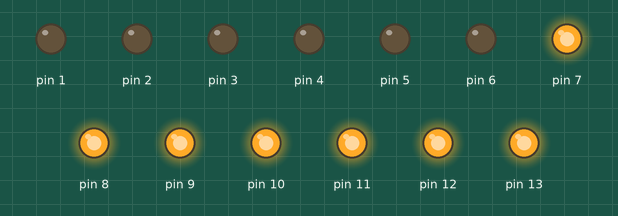
Simulated run of this sketch. Board: Arduino Uno, built with avr-gcc and run on an emulated ATmega328P. Parts: output pins drawn as LEDs (lit = HIGH).

Above: at 0.1 s.
At 10.1 s:
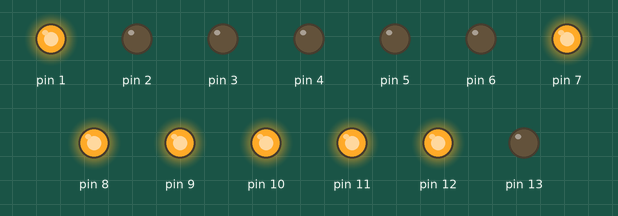
At 20.1 s:
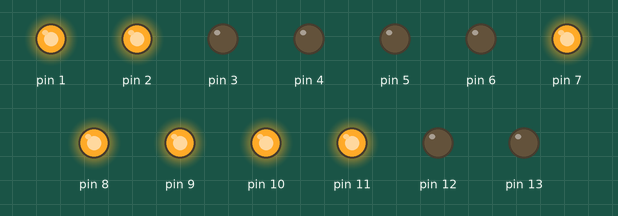
At 30.1 s:
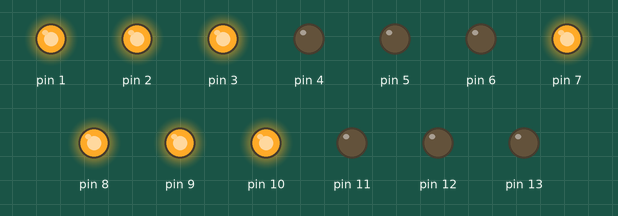
Timing chart, 0 to 31.6 s (numbered marks = the images above):
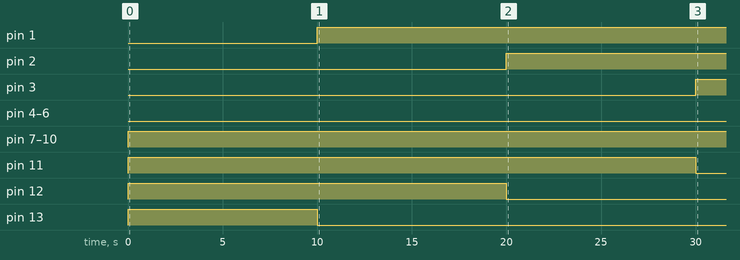

The sketch:

sand_clocl.ino
```cpp
/****************************************************************************
sand clock using arduino
by
Md mortuza hossain mim

in arduino pin 7 is use as divider of led
pin 8 to 13 use as updise
pin 1 to 6 use ad down side

****************************************************************************/


int i;//for number of clock

/****************************************************************************
                          SETUP FUNCTION
****************************************************************************/

void setup() {
  for (i=1;i<=13;i++){
  pinMode(i,1);//pin 1 to 13 as output
  }
}

/****************************************************************************
                             LOOP FUNCTION
****************************************************************************/

#define d 10000 // for delay

void loop() {
  _all_off();
  _sec1();
  delay(d);
  _sec2();
  delay(d);
  _sec3();
  delay(d);
  _sec4();
  delay(d);
  _sec5();
  delay(d);
  _sec6();
  delay(9000);
  _all_down_on();
  delay(1000);//hold down in bottom
}

/****************************************************************************
                   ALL FUNCTION FOR EVERY 10 SEC
****************************************************************************/

//for first secound

void _sec1(){
  for(i=8;i<=13;i++){
    digitalWrite(i,1);
  }
  for(i=1;i<=6;i++){
    digitalWrite(i,0);
  }
}

//for 2ND secound

void _sec2(){
    digitalWrite(13,0);
    for(i=8;i<=12;i++){
    digitalWrite(i,1);
  }
   for(i=1;i<=6;i++){
    digitalWrite(i,0);
    }
   digitalWrite(1,1);
}

//for 3rd secound

void _sec3(){
  digitalWrite(13,0);
  digitalWrite(12,0);
    for(i=8;i<=11;i++){
    digitalWrite(i,1);
  }
   for(i=1;i<=6;i++){
    digitalWrite(i,0);
    }
   digitalWrite(1,1);
   digitalWrite(2,1);
}

//for 4th secound

void _sec4(){
    for(i=11;i<=13;i++)
    {
      digitalWrite(i,0);
    }
    for(i=8;i<=10;i++)
    {
      digitalWrite(i,1);
    }
   for(i=1;i<=6;i++)
   {
     digitalWrite(i,0);
   }
   for(i=1;i<=3;i++)
   {
     digitalWrite(i,1);
   }
}

//for 5th secound

void _sec5(){
    for(i=10;i<=13;i++)
     {
       digitalWrite(i,0);
     }
    for(i=8;i<=9;i++)
     {
      digitalWrite(i,1);
     }
   for(i=5;i<=6;i++)
    {
     digitalWrite(i,0);
    }
    for(i=1;i<=4;i++)
   {
     digitalWrite(i,1);
   }
}

//for 6th secound

void _sec6(){
  for(i=9;i<=13;i++)
   {
     digitalWrite(i,0);
   }
    for(i=8;i<=8;i++){
    digitalWrite(i,1);
  }
   for(i=1;i<=5;i++){
    digitalWrite(i,1);
   }
   digitalWrite(6,0);
}

/*********************************************************************************
                  FUNCTION FOR ALL BOTTOM DOWN FOR 1 SEC
**********************************************************************************/

void _all_down_on(){
 for(i=1;i<=6;i++){
  digitalWrite(i,1);
 }
 for(i=8;i<=13;i++){
  digitalWrite(i,0);
 }
}


/****************************************************************************
                           FUNCTION FOR ALL OFF
****************************************************************************/

void _all_off(){
   for (i=1;i<=13;i++){
    digitalWrite(i,0);
  }
  _mid_on();
}


/****************************************************************************
                            FUNCTION FOR MID ALL TIME ON
****************************************************************************/

void _mid_on(){
  digitalWrite(7,1);
}
```

Measured:
- by itself, pin 1: LOW → HIGH at 10.0 s
- by itself, pin 2: LOW → HIGH at 20.0 s
- by itself, pin 3: LOW → HIGH at 30.0 s
- by itself, pin 7–10: LOW → HIGH at 0.00 s
- by itself, pin 11: LOW → HIGH at 0.00 s, → LOW 30.0 s later
- by itself, pin 12: LOW → HIGH at 0.00 s, → LOW 20.0 s later
- by itself, pin 13: LOW → HIGH at 0.00 s, → LOW 10.0 s later
